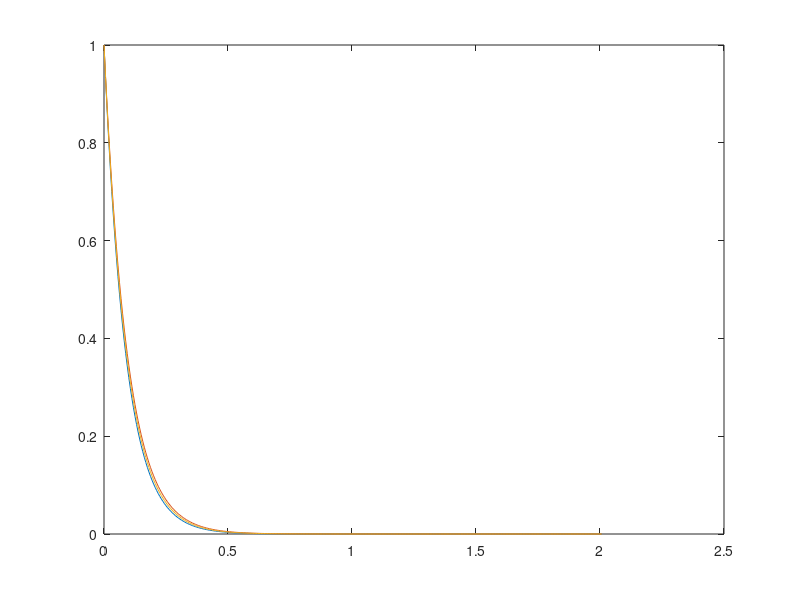
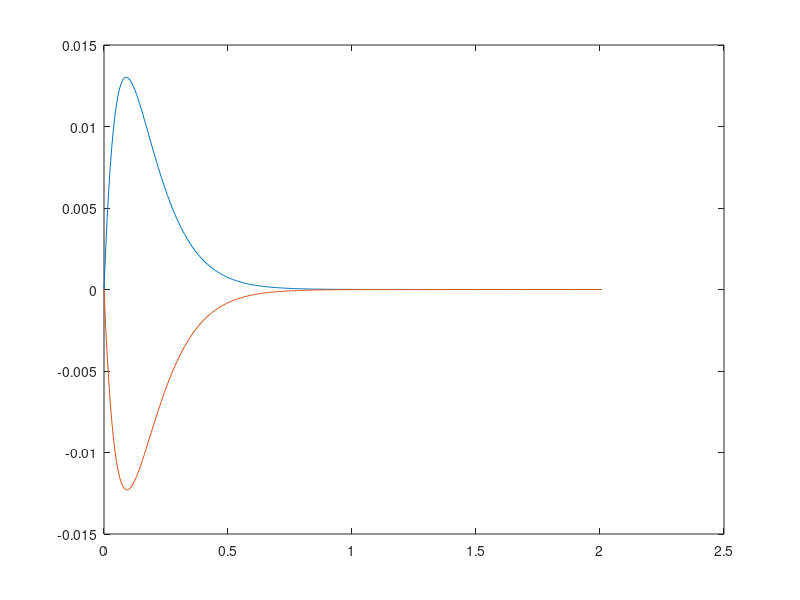

Write the MATLAB code that produced these figures, in order.

% Test Euler's method for y'= -11y;  y(0) = 1; y(t) = exp(-11 t)
clear all; close all;

T=2; n= 100; h=0.1/2^2;  yf(1)=1; yb(1)=1;  t(1)=0; ye(1) = 1;

h=0.1/2^4;

N=fix(T/h);

for i=1:N+1
  yf(i+1) = yf(i) +h *(-11*yf(i));
  yb(i+1) = yb(i)/(1+h*11);
  t(i+1) = t(i) + h;
  ye(i+1) = exp(-11*t(i+1));
end

norm(ye-yf,inf), norm(ye-yb,inf)

figure(1)
plot(t,yf,t,yb,t,ye)

figure(2) 
plot(t,ye-yf,t,ye-yb)

